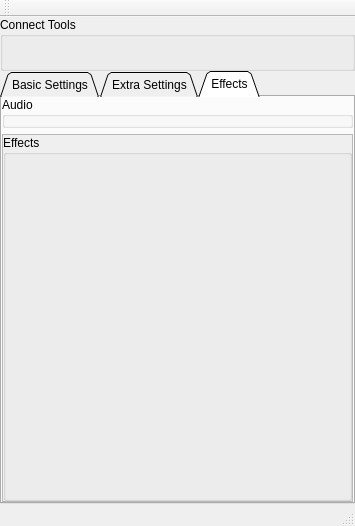
<?xml version="1.0" encoding="UTF-8"?>
<ui version="4.0">
 <class>mainViewWindow</class>
 <widget class="QMainWindow" name="mainViewWindow">
  <property name="geometry">
   <rect>
    <x>0</x>
    <y>0</y>
    <width>355</width>
    <height>526</height>
   </rect>
  </property>
  <property name="windowTitle">
   <string>mainViewWindow</string>
  </property>
  <widget class="QWidget" name="centralWidget">
   <layout class="QVBoxLayout" name="verticalLayout" stretch="1,8">
    <property name="spacing">
     <number>0</number>
    </property>
    <property name="leftMargin">
     <number>0</number>
    </property>
    <property name="topMargin">
     <number>0</number>
    </property>
    <property name="rightMargin">
     <number>0</number>
    </property>
    <property name="bottomMargin">
     <number>0</number>
    </property>
    <item>
     <widget class="connectWidget" name="connectW">
      <property name="title">
       <string>Connect Tools</string>
      </property>
      <zorder>tabWidget</zorder>
      <zorder>tabWidget</zorder>
     </widget>
    </item>
    <item>
     <widget class="QTabWidget" name="tabWidget">
      <property name="tabShape">
       <enum>QTabWidget::Triangular</enum>
      </property>
      <property name="currentIndex">
       <number>2</number>
      </property>
      <property name="iconSize">
       <size>
        <width>32</width>
        <height>32</height>
       </size>
      </property>
      <property name="elideMode">
       <enum>Qt::ElideNone</enum>
      </property>
      <widget class="QWidget" name="tabBasicSettings">
       <attribute name="title">
        <string>Basic Settings</string>
       </attribute>
       <layout class="QVBoxLayout" name="verticalLayout_2">
        <property name="spacing">
         <number>0</number>
        </property>
        <property name="leftMargin">
         <number>0</number>
        </property>
        <property name="topMargin">
         <number>0</number>
        </property>
        <property name="rightMargin">
         <number>0</number>
        </property>
        <property name="bottomMargin">
         <number>0</number>
        </property>
        <item>
         <widget class="QScrollArea" name="scrollBasicSettings">
          <property name="widgetResizable">
           <bool>true</bool>
          </property>
          <widget class="QWidget" name="scrollAreaWidgetContents">
           <property name="geometry">
            <rect>
             <x>0</x>
             <y>0</y>
             <width>349</width>
             <height>401</height>
            </rect>
           </property>
           <layout class="QVBoxLayout" name="verticalLayout_3">
            <property name="spacing">
             <number>0</number>
            </property>
            <property name="leftMargin">
             <number>0</number>
            </property>
            <property name="topMargin">
             <number>0</number>
            </property>
            <property name="rightMargin">
             <number>0</number>
            </property>
            <property name="bottomMargin">
             <number>0</number>
            </property>
            <item>
             <widget class="editBasicSettingsGroupBox" name="gbBasicSettings">
              <property name="title">
               <string>Basic Settings</string>
              </property>
             </widget>
            </item>
           </layout>
          </widget>
         </widget>
        </item>
       </layout>
      </widget>
      <widget class="QWidget" name="tabExtraSettings">
       <attribute name="title">
        <string>Extra Settings</string>
       </attribute>
       <layout class="QVBoxLayout" name="verticalLayout_5">
        <property name="spacing">
         <number>0</number>
        </property>
        <property name="leftMargin">
         <number>0</number>
        </property>
        <property name="topMargin">
         <number>0</number>
        </property>
        <property name="rightMargin">
         <number>0</number>
        </property>
        <property name="bottomMargin">
         <number>0</number>
        </property>
        <item>
         <widget class="QScrollArea" name="scrollExtraSettings">
          <property name="widgetResizable">
           <bool>true</bool>
          </property>
          <widget class="QWidget" name="scrollAreaWidgetContents_2">
           <property name="geometry">
            <rect>
             <x>0</x>
             <y>0</y>
             <width>349</width>
             <height>401</height>
            </rect>
           </property>
           <layout class="QVBoxLayout" name="verticalLayout_4">
            <property name="spacing">
             <number>0</number>
            </property>
            <property name="leftMargin">
             <number>0</number>
            </property>
            <property name="topMargin">
             <number>0</number>
            </property>
            <property name="rightMargin">
             <number>0</number>
            </property>
            <property name="bottomMargin">
             <number>0</number>
            </property>
            <item>
             <widget class="editExtraSettingsGroupBox" name="gbExtraSettings">
              <property name="title">
               <string>Extra Settings</string>
              </property>
             </widget>
            </item>
           </layout>
          </widget>
         </widget>
        </item>
       </layout>
      </widget>
      <widget class="QWidget" name="tabEffects">
       <attribute name="title">
        <string>Effects</string>
       </attribute>
       <layout class="QVBoxLayout" name="verticalLayout_7" stretch="1,20">
        <property name="leftMargin">
         <number>0</number>
        </property>
        <property name="topMargin">
         <number>0</number>
        </property>
        <property name="rightMargin">
         <number>0</number>
        </property>
        <property name="bottomMargin">
         <number>0</number>
        </property>
        <item>
         <widget class="spectrumWidget" name="gbVuLevels">
          <property name="title">
           <string>Audio</string>
          </property>
         </widget>
        </item>
        <item>
         <widget class="QScrollArea" name="scrollEffects">
          <property name="widgetResizable">
           <bool>true</bool>
          </property>
          <widget class="QWidget" name="scrollAreaWidgetContents_3">
           <property name="geometry">
            <rect>
             <x>0</x>
             <y>0</y>
             <width>349</width>
             <height>367</height>
            </rect>
           </property>
           <layout class="QVBoxLayout" name="verticalLayout_6">
            <property name="spacing">
             <number>0</number>
            </property>
            <property name="leftMargin">
             <number>0</number>
            </property>
            <property name="topMargin">
             <number>0</number>
            </property>
            <property name="rightMargin">
             <number>0</number>
            </property>
            <property name="bottomMargin">
             <number>0</number>
            </property>
            <item>
             <widget class="animationSelectGroupbox" name="gbEffects">
              <property name="title">
               <string>Effects</string>
              </property>
             </widget>
            </item>
           </layout>
          </widget>
         </widget>
        </item>
       </layout>
      </widget>
     </widget>
    </item>
   </layout>
  </widget>
  <widget class="QToolBar" name="mainToolBar">
   <attribute name="toolBarArea">
    <enum>TopToolBarArea</enum>
   </attribute>
   <attribute name="toolBarBreak">
    <bool>false</bool>
   </attribute>
  </widget>
  <widget class="QStatusBar" name="statusBar"/>
 </widget>
 <layoutdefault spacing="6" margin="11"/>
 <customwidgets>
  <customwidget>
   <class>connectWidget</class>
   <extends>QGroupBox</extends>
   <header location="global">connectwidget.h</header>
   <container>1</container>
  </customwidget>
  <customwidget>
   <class>editBasicSettingsGroupBox</class>
   <extends>QGroupBox</extends>
   <header location="global">editbasicsettingsgroupbox.h</header>
   <container>1</container>
  </customwidget>
  <customwidget>
   <class>editExtraSettingsGroupBox</class>
   <extends>QGroupBox</extends>
   <header location="global">editextrasettingsgroupbox.h</header>
   <container>1</container>
  </customwidget>
  <customwidget>
   <class>animationSelectGroupbox</class>
   <extends>QGroupBox</extends>
   <header location="global">animationselectgroupbox.h</header>
   <container>1</container>
  </customwidget>
  <customwidget>
   <class>spectrumWidget</class>
   <extends>QGroupBox</extends>
   <header location="global">spectrumwidget.h</header>
   <container>1</container>
  </customwidget>
 </customwidgets>
 <resources/>
 <connections/>
</ui>
